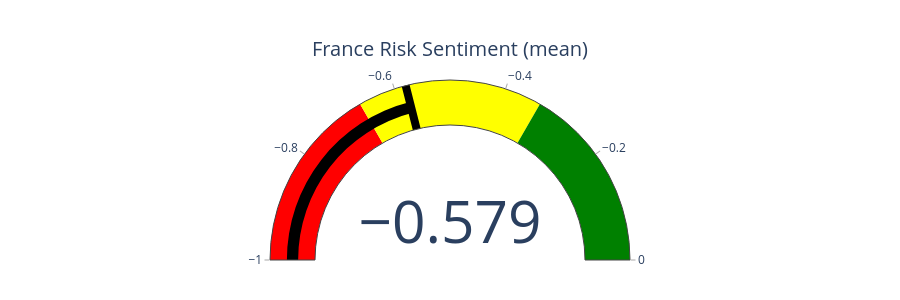
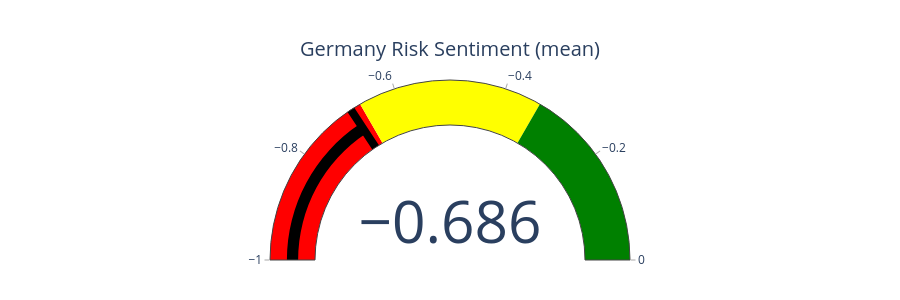
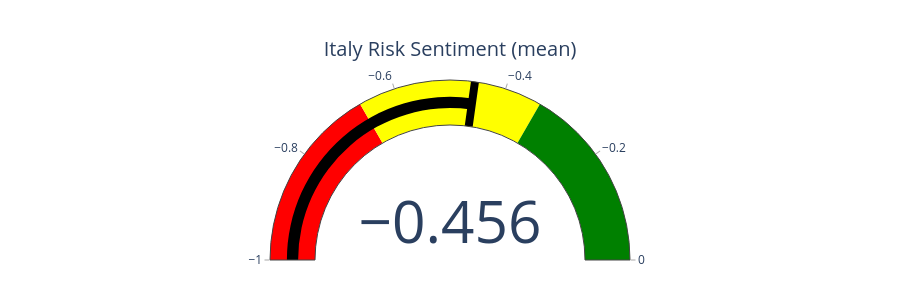
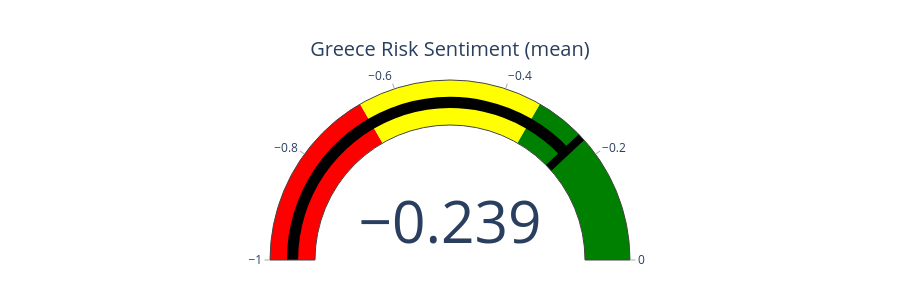

These figures' notebook cell, in order:
### Markdown cell above
## Visualizations

Generates interactive dashboards for each country with sentiment time series charts, gauge indicators, and qualitative narratives at peak coverage or negativity moments.

### Code cell
gauge_value = "mean"                                    # Options: "min", "mean"
sentiment_col_to_use = 'Sent_Rolling_30Days_Normalized' # Options: 'Sent_Rolling_30Days' or 'Sent_Rolling_30Days_Normalized'

for entity in ranked_countries.index:

    display_dashboard(daily_sentiment, entity, 'Sent_Rolling_30Days_Normalized', narratives=entity_narratives , volume_type = "rolling",export_mode = True, gauge_value = gauge_value)

### Figure 1 — Plotly figure (JSON) as saved in the notebook; plotly's stock layout.template omitted (floating-point values rounded to 4 significant figures)
{"data": [{"gauge": {"axis": {"range": [-1, 0], "tickcolor": "darkgray", "tickwidth": 1}, "bar": {"color": "black", "thickness": 0.25}, "shape": "angular", "steps": [{"color": "red", "range": [-1, -0.6667]}, {"color": "yellow", "range": [-0.6667, -0.3333]}, {"color": "green", "range": [-0.3333, 0]}], "threshold": {"line": {"color": "black", "width": 8}, "thickness": 1, "value": -0.5793}}, "mode": "gauge+number", "title": {"text": "France Risk Sentiment (mean)"}, "type": "indicator", "value": -0.5793}], "layout": {"height": 300, "margin": {"b": 40, "l": 0, "r": 0, "t": 80}}}

### Figure 2 — Plotly figure (JSON) as saved in the notebook; plotly's stock layout.template omitted (floating-point values rounded to 4 significant figures)
{"data": [{"gauge": {"axis": {"range": [-1, 0], "tickcolor": "darkgray", "tickwidth": 1}, "bar": {"color": "black", "thickness": 0.25}, "shape": "angular", "steps": [{"color": "red", "range": [-1, -0.6667]}, {"color": "yellow", "range": [-0.6667, -0.3333]}, {"color": "green", "range": [-0.3333, 0]}], "threshold": {"line": {"color": "black", "width": 8}, "thickness": 1, "value": -0.6857}}, "mode": "gauge+number", "title": {"text": "Germany Risk Sentiment (mean)"}, "type": "indicator", "value": -0.6857}], "layout": {"height": 300, "margin": {"b": 40, "l": 0, "r": 0, "t": 80}}}

### Figure 3 — Plotly figure (JSON) as saved in the notebook; plotly's stock layout.template omitted (floating-point values rounded to 4 significant figures)
{"data": [{"gauge": {"axis": {"range": [-1, 0], "tickcolor": "darkgray", "tickwidth": 1}, "bar": {"color": "black", "thickness": 0.25}, "shape": "angular", "steps": [{"color": "red", "range": [-1, -0.6667]}, {"color": "yellow", "range": [-0.6667, -0.3333]}, {"color": "green", "range": [-0.3333, 0]}], "threshold": {"line": {"color": "black", "width": 8}, "thickness": 1, "value": -0.4557}}, "mode": "gauge+number", "title": {"text": "Italy Risk Sentiment (mean)"}, "type": "indicator", "value": -0.4557}], "layout": {"height": 300, "margin": {"b": 40, "l": 0, "r": 0, "t": 80}}}

### Figure 4 — Plotly figure (JSON) as saved in the notebook; plotly's stock layout.template omitted (floating-point values rounded to 4 significant figures)
{"data": [{"gauge": {"axis": {"range": [-1, 0], "tickcolor": "darkgray", "tickwidth": 1}, "bar": {"color": "black", "thickness": 0.25}, "shape": "angular", "steps": [{"color": "red", "range": [-1, -0.6667]}, {"color": "yellow", "range": [-0.6667, -0.3333]}, {"color": "green", "range": [-0.3333, 0]}], "threshold": {"line": {"color": "black", "width": 8}, "thickness": 1, "value": -0.2391}}, "mode": "gauge+number", "title": {"text": "Greece Risk Sentiment (mean)"}, "type": "indicator", "value": -0.2391}], "layout": {"height": 300, "margin": {"b": 40, "l": 0, "r": 0, "t": 80}}}
